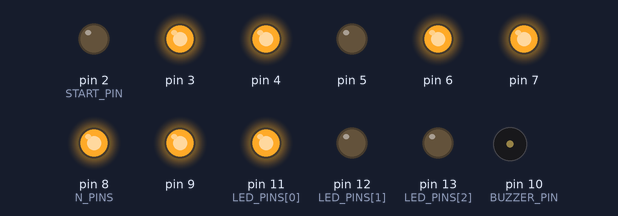
The sketch below on a simulated Arduino Uno, built with avr-gcc and run on an emulated ATmega328P. Parts: output pins drawn as LEDs (lit = HIGH), buzzer (waves = sounding).

Above: at 4.0 s.
At 5.9 s:
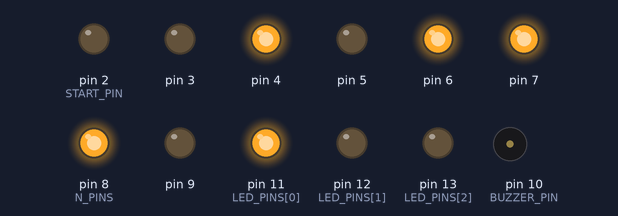
At 7.9 s:
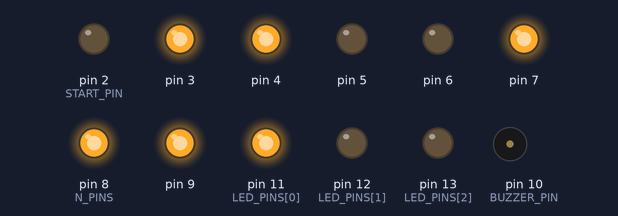
At 11.9 s:
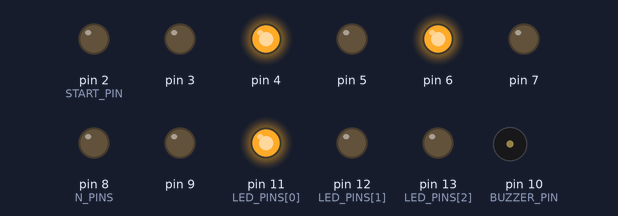
At 22.9 s:
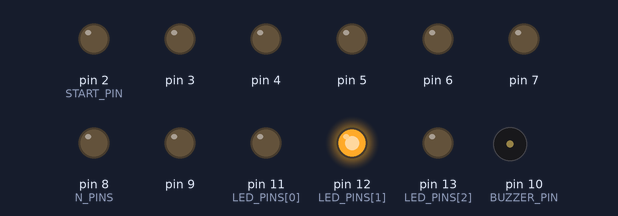
At 33.9 s:
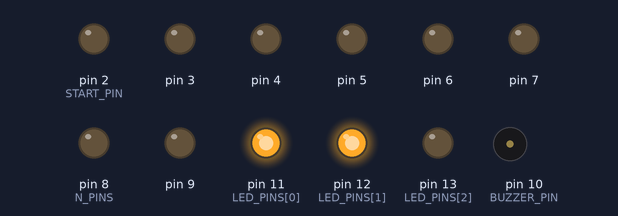
Timing chart, 0 to 40.0 s (numbered marks = the images above):
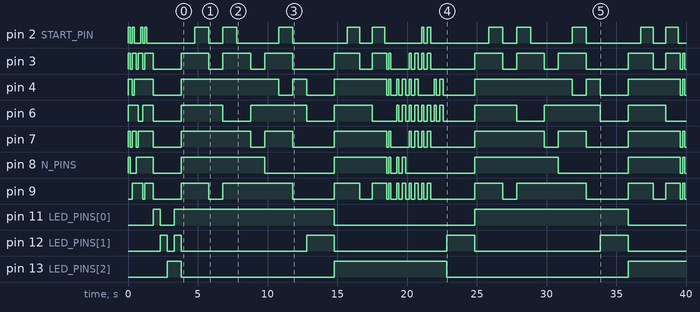

Measured:
- by itself, pin 2 (START_PIN): HIGH → LOW at 0.15 s, → HIGH 0.15 s later, → LOW 0.15 s later, → HIGH 0.45 s later, … (31 changes in this stretch)
- by itself, pin 3: HIGH → LOW at 0.15 s, → HIGH 0.15 s later, → LOW 0.30 s later, → HIGH 0.15 s later, … (39 changes in this stretch)
- by itself, pin 4: HIGH → LOW at 0.30 s, → HIGH 0.15 s later, → LOW 1.4 s later, → HIGH 2.0 s later, … (31 changes in this stretch)
- by itself, pin 6: HIGH → LOW at 0.75 s, → HIGH 0.30 s later, → LOW 0.75 s later, → HIGH 2.0 s later, … (31 changes in this stretch)
- by itself, pin 7: HIGH → LOW at 0.15 s, → HIGH 0.15 s later, → LOW 0.30 s later, → HIGH 0.15 s later, … (29 changes in this stretch)
- by itself, pin 8 (N_PINS): HIGH → LOW at 0.15 s, → HIGH 0.45 s later, → LOW 1.2 s later, → HIGH 2.0 s later, … (19 changes in this stretch)
- by itself, pin 9: HIGH → LOW at 1.1 s, → HIGH 0.15 s later, → LOW 0.60 s later, → HIGH 2.0 s later, … (35 changes in this stretch)
- by itself, pin 11 (LED_PINS[0]): goes LOW 1.0 s, HIGH 11.5 s, LOW 10.1 s, HIGH 11.0 s, then LOW

The sketch:

semaphore.ino
```cpp
class LedCounter {
  static const int N_PINS = 8;
  static const int N_DIGITS = 10;
  static const int START_PIN = 2;
public:
  static const boolean ALL[N_PINS];
  static const boolean NONE[N_PINS];
  static const boolean MINUS[N_PINS];
  static const boolean DIGITS[N_DIGITS][N_PINS];
  static void printSymbol(const boolean sym[N_PINS], int t = 0) {
    for (int i = 0; i < N_PINS; i++) {
      digitalWrite(i+START_PIN, sym[i]);
    }
    if (t > 0) {
      delay(t);
      printSymbol(NONE);
    }
  }
  static void printDigit(const int d, int t = 0) {
    printSymbol(DIGITS[d], t);
  }
  static void init() {
    for (int i = 0; i < N_DIGITS; i++) {
      pinMode(i+START_PIN, OUTPUT);
    }
    for (int i = 0; i < N_DIGITS; i++) {
      printDigit(i, 150);
    }
    printDigit(9, 300);
    printSymbol(NONE);
  }
};

const boolean LedCounter::ALL[N_PINS] = {HIGH,HIGH,HIGH,HIGH,HIGH,HIGH,HIGH,HIGH};
const boolean LedCounter::NONE[N_PINS] = {LOW,LOW,LOW,LOW,LOW,LOW,LOW,LOW};
const boolean LedCounter::MINUS[N_PINS] = {LOW,LOW,LOW,LOW,LOW,LOW,LOW,HIGH};
const boolean LedCounter::DIGITS[N_DIGITS][N_PINS] = {
  {HIGH,HIGH,HIGH,LOW,HIGH,HIGH,HIGH,LOW},
  {LOW,LOW,HIGH,LOW,HIGH,LOW,LOW,LOW},
  {HIGH,HIGH,LOW,LOW,HIGH,HIGH,LOW,HIGH},
  {LOW,HIGH,HIGH,LOW,HIGH,HIGH,LOW,HIGH},
  {LOW,LOW,HIGH,LOW,HIGH,LOW,HIGH,HIGH},
  {LOW,HIGH,HIGH,LOW,LOW,HIGH,HIGH,HIGH},
  {HIGH,HIGH,HIGH,LOW,LOW,HIGH,HIGH,HIGH},
  {LOW,LOW,HIGH,LOW,HIGH,HIGH,HIGH,LOW},
  {HIGH,HIGH,HIGH,LOW,HIGH,HIGH,HIGH,HIGH},
  {LOW,HIGH,HIGH,LOW,HIGH,HIGH,HIGH,HIGH},
};

class Semaphore {
  static const int N_LEDS = 3;
  static const int LED_PINS[N_LEDS];
  static void lightLeds(const boolean leds[N_LEDS]) {
    for (int i = 0; i < N_LEDS; i++) {
      digitalWrite(LED_PINS[i], leds[i]);
    }
  }
public:
  static void redLight() {
    const boolean leds[N_LEDS] = {HIGH,LOW,LOW};
    lightLeds(leds);
  }
  static void yellowLight() {
    const boolean leds[N_LEDS] = {LOW,HIGH,LOW};
    lightLeds(leds);
  }
  static void greenLight() {
    const boolean leds[N_LEDS] = {LOW,LOW,HIGH};
    lightLeds(leds);
  }
  static void firstTwo() {
    const boolean leds[N_LEDS] = {HIGH,HIGH,LOW};
    lightLeds(leds);
  }
  static void noLight() {
    const boolean leds[N_LEDS] = {LOW,LOW,LOW};
    lightLeds(leds);
  }
  static void allLight() {
    const boolean leds[N_LEDS] = {HIGH,HIGH,HIGH};
    lightLeds(leds);
  }
  static void init() {
    for (int i = 0; i < N_LEDS; i++) {
      pinMode(LED_PINS[i],OUTPUT);
    }
    int delay_time = 500;
    redLight();
    delay(delay_time);
    yellowLight();
    delay(delay_time);
    greenLight();
    delay(delay_time);
    allLight();
    delay(delay_time);
    noLight();
  }
};

const int Semaphore::LED_PINS[N_LEDS] = {11,12,13};
const int BUZZER_PIN = 10;
const int FREQ = 3500;
const int SOUND_TIME = 100;

class StateMachine {
  enum class State {
    RED_LIGHT,
    YELLOW_LIGHT,
    GREEN_LIGHT,
  };
  static const int SECOND = 1000;
  static const int RED_TIME = 9*SECOND;
  static const int YELLOW_TIME = 2*SECOND;
  static const int GREEN_TIME = 9*SECOND;
  static const int BLINK_TIME = 5*SECOND;
  static int t;
  static State state;
public:
  static void init() {
    t = RED_TIME;
    Semaphore::redLight();
    state = State::RED_LIGHT;
  }
  static void loop() {
    switch(state) {
      case State::RED_LIGHT:
        if (t > 0) {
          LedCounter::printDigit(t/SECOND, SECOND);
          t -= SECOND;
        } else if (t == 0) {
          t = YELLOW_TIME;
          Semaphore::firstTwo();
          state = State::YELLOW_LIGHT;
        } else {
          Semaphore::allLight();
          exit(1);
        }
        break;
      case State::YELLOW_LIGHT:
        if (t == 1) {
          t = RED_TIME;
          Semaphore::redLight();
          state = State::RED_LIGHT;
        } else if (t > 0) {
          LedCounter::printSymbol(LedCounter::NONE);
          delay(YELLOW_TIME);
          t -= YELLOW_TIME; // при переходе от зеленого останется единица
        } else if (t == 0) {
          t = GREEN_TIME;
          Semaphore::greenLight();
          state = State::GREEN_LIGHT;
        } else {
          Semaphore::allLight();
          exit(1);
        }
        break;
      case State::GREEN_LIGHT:
        if (t == BLINK_TIME) {
          LedCounter::printDigit(t/SECOND);
          tone(BUZZER_PIN, FREQ, SOUND_TIME);
          delay(SECOND/4-SOUND_TIME);
          LedCounter::printSymbol(LedCounter::NONE);
          tone(BUZZER_PIN, FREQ, SOUND_TIME);
          delay(SECOND/4-SOUND_TIME);
          LedCounter::printDigit(t/SECOND);
          tone(BUZZER_PIN, FREQ, SOUND_TIME);
          delay(SECOND/4-SOUND_TIME);
          LedCounter::printSymbol(LedCounter::NONE);
          tone(BUZZER_PIN, FREQ, SOUND_TIME);
          delay(SECOND/4-SOUND_TIME);
          delay(SECOND/4); // чтобы дать время между этим tone и следующим
          t -= SECOND;
        }
        else if (t > 0 && t < BLINK_TIME) {
          LedCounter::printDigit(t/SECOND);
          tone(BUZZER_PIN, FREQ, SOUND_TIME);
          delay(SECOND/4-SOUND_TIME);
          LedCounter::printSymbol(LedCounter::NONE, SECOND/4);
          LedCounter::printDigit(t/SECOND, SECOND/4);
          LedCounter::printSymbol(LedCounter::NONE, SECOND/4);
          t -= SECOND;
        } else if (t > 0) {
          LedCounter::printDigit(t/SECOND);
          tone(BUZZER_PIN, FREQ, SOUND_TIME);
          delay(SECOND-SOUND_TIME);
          t -= SECOND;
        } else if (t == 0) {
          t = YELLOW_TIME+1;
          Semaphore::yellowLight();
          state = State::YELLOW_LIGHT;
        } else {
          Semaphore::allLight();
          exit(1);
        }
        break;
    }
  }
};

int StateMachine::t;
StateMachine::State StateMachine::state;

void setup() {
  // put your setup code here, to run once:
  LedCounter::init();
  Semaphore::init();
  StateMachine::init();
  pinMode(BUZZER_PIN, OUTPUT);
  tone(BUZZER_PIN, FREQ, SOUND_TIME);
}

void loop() {
  // put your main code here, to run repeatedly:
  StateMachine::loop();
}
```
